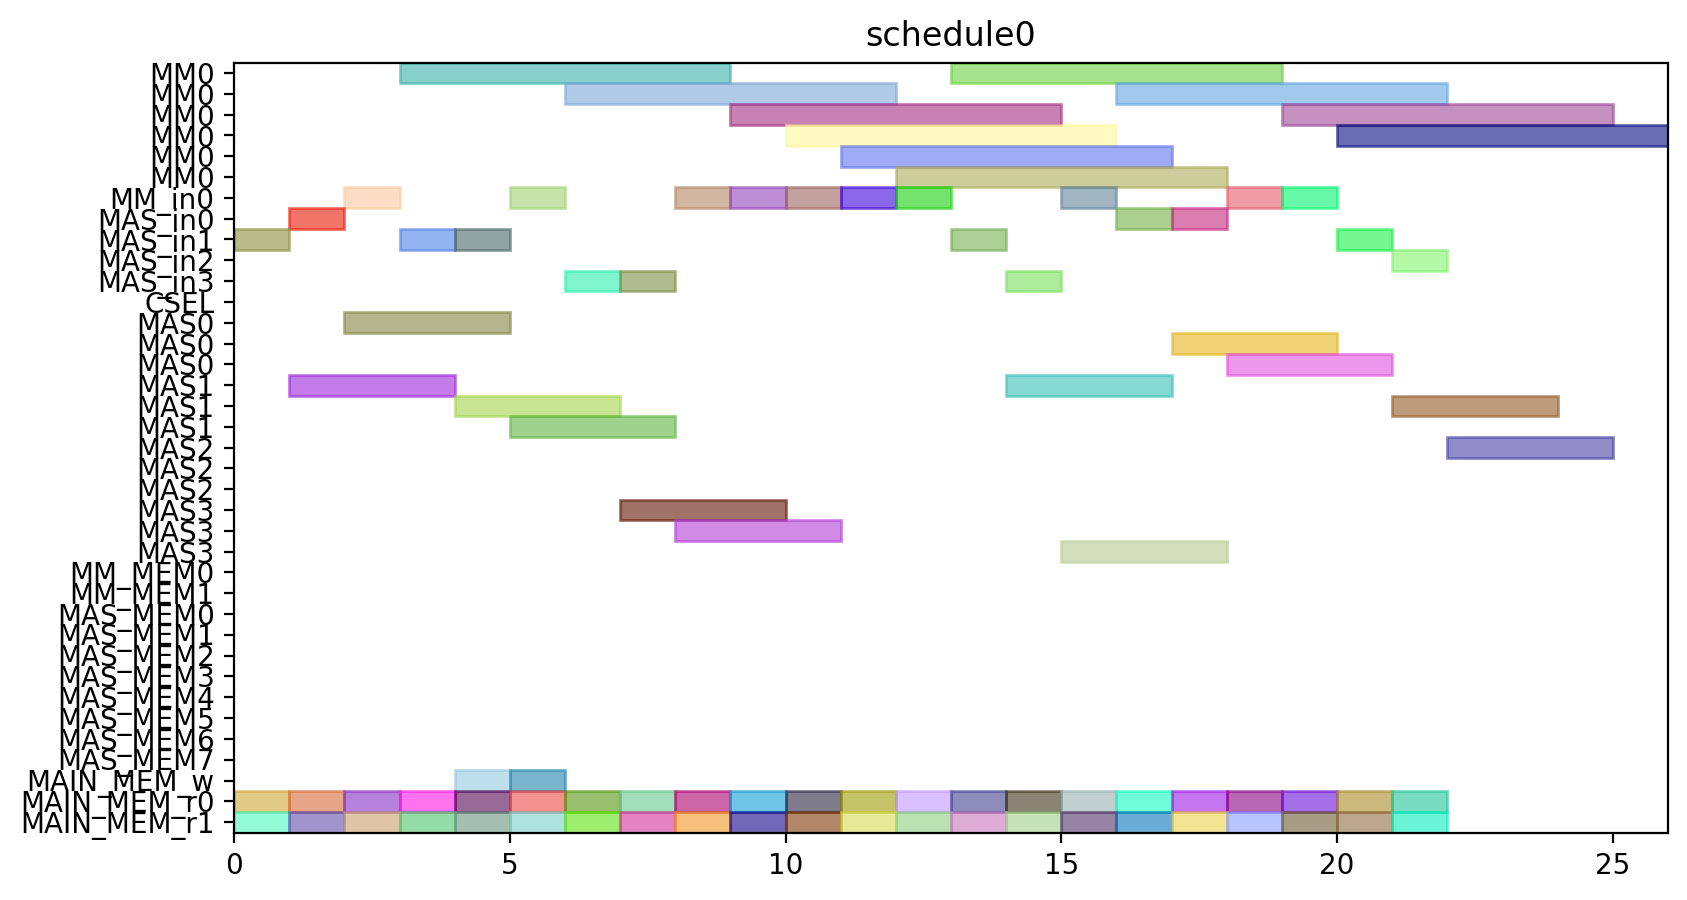

Python code for this plot:
from pyschedule import Scenario, solvers, plotters, alt


def solve():
	horizon = 120
	S = Scenario("schedule0", horizon=horizon)

	# resource
	MM = S.Resources('MM', num=1, size=6)
	MM_in = S.Resources('MM_in', num=1)
	MAS_in = S.Resources('MAS_in', num=4)
	CSEL = S.Resource('CSEL')
	MAS = S.Resources('MAS', num=4, size=3, periods=range(1, horizon))
	MM_MEM = S.Resources('MM_MEM', num=2)
	MAS_MEM = S.Resources('MAS_MEM', num=8)
	MAIN_MEM_w = S.Resource('MAIN_MEM_w', size=1)
	MAIN_MEM_r = S.Resources('MAIN_MEM_r', num=2)

	# result of previous scheduling

	# new tasks
	c10_t0 = S.Task('c10_t0', length=6, delay_cost=1)
	c10_t0 += alt(MM)
	c10_t0_in = S.Task('c10_t0_in', length=1, delay_cost=1)
	c10_t0_in += alt(MM_in)
	S += c10_t0_in*MM_in[0]<=c10_t0*MM[0]
	c10_t0_mem0 = S.Task('c10_t0_mem0', length=1, delay_cost=1)
	c10_t0_mem0 += MAIN_MEM_r[0]
	S += c10_t0_mem0 <= c10_t0

	c10_t0_mem1 = S.Task('c10_t0_mem1', length=1, delay_cost=1)
	c10_t0_mem1 += MAIN_MEM_r[1]
	S += c10_t0_mem1 <= c10_t0

	c10_t1 = S.Task('c10_t1', length=6, delay_cost=1)
	c10_t1 += alt(MM)
	c10_t1_in = S.Task('c10_t1_in', length=1, delay_cost=1)
	c10_t1_in += alt(MM_in)
	S += c10_t1_in*MM_in[0]<=c10_t1*MM[0]
	c10_t1_mem0 = S.Task('c10_t1_mem0', length=1, delay_cost=1)
	c10_t1_mem0 += MAIN_MEM_r[0]
	S += c10_t1_mem0 <= c10_t1

	c10_t1_mem1 = S.Task('c10_t1_mem1', length=1, delay_cost=1)
	c10_t1_mem1 += MAIN_MEM_r[1]
	S += c10_t1_mem1 <= c10_t1

	c10_t2 = S.Task('c10_t2', length=3, delay_cost=1)
	c10_t2 += alt(MAS)
	c10_t2_in = S.Task('c10_t2_in', length=1, delay_cost=1)
	c10_t2_in += alt(MAS_in)
	S += c10_t2_in*MAS_in[0]<=c10_t2*MAS[0]

	S += c10_t2_in*MAS_in[1]<=c10_t2*MAS[1]

	S += c10_t2_in*MAS_in[2]<=c10_t2*MAS[2]

	S += c10_t2_in*MAS_in[3]<=c10_t2*MAS[3]

	c10_t2_mem0 = S.Task('c10_t2_mem0', length=1, delay_cost=1)
	c10_t2_mem0 += MAIN_MEM_r[0]
	S += c10_t2_mem0 <= c10_t2

	c10_t2_mem1 = S.Task('c10_t2_mem1', length=1, delay_cost=1)
	c10_t2_mem1 += MAIN_MEM_r[1]
	S += c10_t2_mem1 <= c10_t2

	c10_t3 = S.Task('c10_t3', length=3, delay_cost=1)
	c10_t3 += alt(MAS)
	c10_t3_in = S.Task('c10_t3_in', length=1, delay_cost=1)
	c10_t3_in += alt(MAS_in)
	S += c10_t3_in*MAS_in[0]<=c10_t3*MAS[0]

	S += c10_t3_in*MAS_in[1]<=c10_t3*MAS[1]

	S += c10_t3_in*MAS_in[2]<=c10_t3*MAS[2]

	S += c10_t3_in*MAS_in[3]<=c10_t3*MAS[3]

	c10_t3_mem0 = S.Task('c10_t3_mem0', length=1, delay_cost=1)
	c10_t3_mem0 += MAIN_MEM_r[0]
	S += c10_t3_mem0 <= c10_t3

	c10_t3_mem1 = S.Task('c10_t3_mem1', length=1, delay_cost=1)
	c10_t3_mem1 += MAIN_MEM_r[1]
	S += c10_t3_mem1 <= c10_t3

	c20_t0 = S.Task('c20_t0', length=6, delay_cost=1)
	c20_t0 += alt(MM)
	c20_t0_in = S.Task('c20_t0_in', length=1, delay_cost=1)
	c20_t0_in += alt(MM_in)
	S += c20_t0_in*MM_in[0]<=c20_t0*MM[0]
	c20_t0_mem0 = S.Task('c20_t0_mem0', length=1, delay_cost=1)
	c20_t0_mem0 += MAIN_MEM_r[0]
	S += c20_t0_mem0 <= c20_t0

	c20_t0_mem1 = S.Task('c20_t0_mem1', length=1, delay_cost=1)
	c20_t0_mem1 += MAIN_MEM_r[1]
	S += c20_t0_mem1 <= c20_t0

	c20_t1 = S.Task('c20_t1', length=6, delay_cost=1)
	c20_t1 += alt(MM)
	c20_t1_in = S.Task('c20_t1_in', length=1, delay_cost=1)
	c20_t1_in += alt(MM_in)
	S += c20_t1_in*MM_in[0]<=c20_t1*MM[0]
	c20_t1_mem0 = S.Task('c20_t1_mem0', length=1, delay_cost=1)
	c20_t1_mem0 += MAIN_MEM_r[0]
	S += c20_t1_mem0 <= c20_t1

	c20_t1_mem1 = S.Task('c20_t1_mem1', length=1, delay_cost=1)
	c20_t1_mem1 += MAIN_MEM_r[1]
	S += c20_t1_mem1 <= c20_t1

	c20_t2 = S.Task('c20_t2', length=3, delay_cost=1)
	c20_t2 += alt(MAS)
	c20_t2_in = S.Task('c20_t2_in', length=1, delay_cost=1)
	c20_t2_in += alt(MAS_in)
	S += c20_t2_in*MAS_in[0]<=c20_t2*MAS[0]

	S += c20_t2_in*MAS_in[1]<=c20_t2*MAS[1]

	S += c20_t2_in*MAS_in[2]<=c20_t2*MAS[2]

	S += c20_t2_in*MAS_in[3]<=c20_t2*MAS[3]

	c20_t2_mem0 = S.Task('c20_t2_mem0', length=1, delay_cost=1)
	c20_t2_mem0 += MAIN_MEM_r[0]
	S += c20_t2_mem0 <= c20_t2

	c20_t2_mem1 = S.Task('c20_t2_mem1', length=1, delay_cost=1)
	c20_t2_mem1 += MAIN_MEM_r[1]
	S += c20_t2_mem1 <= c20_t2

	c20_t3 = S.Task('c20_t3', length=3, delay_cost=1)
	c20_t3 += alt(MAS)
	c20_t3_in = S.Task('c20_t3_in', length=1, delay_cost=1)
	c20_t3_in += alt(MAS_in)
	S += c20_t3_in*MAS_in[0]<=c20_t3*MAS[0]

	S += c20_t3_in*MAS_in[1]<=c20_t3*MAS[1]

	S += c20_t3_in*MAS_in[2]<=c20_t3*MAS[2]

	S += c20_t3_in*MAS_in[3]<=c20_t3*MAS[3]

	c20_t3_mem0 = S.Task('c20_t3_mem0', length=1, delay_cost=1)
	c20_t3_mem0 += MAIN_MEM_r[0]
	S += c20_t3_mem0 <= c20_t3

	c20_t3_mem1 = S.Task('c20_t3_mem1', length=1, delay_cost=1)
	c20_t3_mem1 += MAIN_MEM_r[1]
	S += c20_t3_mem1 <= c20_t3

	c01_t0 = S.Task('c01_t0', length=6, delay_cost=1)
	c01_t0 += alt(MM)
	c01_t0_in = S.Task('c01_t0_in', length=1, delay_cost=1)
	c01_t0_in += alt(MM_in)
	S += c01_t0_in*MM_in[0]<=c01_t0*MM[0]
	c01_t0_mem0 = S.Task('c01_t0_mem0', length=1, delay_cost=1)
	c01_t0_mem0 += MAIN_MEM_r[0]
	S += c01_t0_mem0 <= c01_t0

	c01_t0_mem1 = S.Task('c01_t0_mem1', length=1, delay_cost=1)
	c01_t0_mem1 += MAIN_MEM_r[1]
	S += c01_t0_mem1 <= c01_t0

	c01_t1 = S.Task('c01_t1', length=6, delay_cost=1)
	c01_t1 += alt(MM)
	c01_t1_in = S.Task('c01_t1_in', length=1, delay_cost=1)
	c01_t1_in += alt(MM_in)
	S += c01_t1_in*MM_in[0]<=c01_t1*MM[0]
	c01_t1_mem0 = S.Task('c01_t1_mem0', length=1, delay_cost=1)
	c01_t1_mem0 += MAIN_MEM_r[0]
	S += c01_t1_mem0 <= c01_t1

	c01_t1_mem1 = S.Task('c01_t1_mem1', length=1, delay_cost=1)
	c01_t1_mem1 += MAIN_MEM_r[1]
	S += c01_t1_mem1 <= c01_t1

	c01_t2 = S.Task('c01_t2', length=3, delay_cost=1)
	c01_t2 += alt(MAS)
	c01_t2_in = S.Task('c01_t2_in', length=1, delay_cost=1)
	c01_t2_in += alt(MAS_in)
	S += c01_t2_in*MAS_in[0]<=c01_t2*MAS[0]

	S += c01_t2_in*MAS_in[1]<=c01_t2*MAS[1]

	S += c01_t2_in*MAS_in[2]<=c01_t2*MAS[2]

	S += c01_t2_in*MAS_in[3]<=c01_t2*MAS[3]

	c01_t2_mem0 = S.Task('c01_t2_mem0', length=1, delay_cost=1)
	c01_t2_mem0 += MAIN_MEM_r[0]
	S += c01_t2_mem0 <= c01_t2

	c01_t2_mem1 = S.Task('c01_t2_mem1', length=1, delay_cost=1)
	c01_t2_mem1 += MAIN_MEM_r[1]
	S += c01_t2_mem1 <= c01_t2

	c01_t3 = S.Task('c01_t3', length=3, delay_cost=1)
	c01_t3 += alt(MAS)
	c01_t3_in = S.Task('c01_t3_in', length=1, delay_cost=1)
	c01_t3_in += alt(MAS_in)
	S += c01_t3_in*MAS_in[0]<=c01_t3*MAS[0]

	S += c01_t3_in*MAS_in[1]<=c01_t3*MAS[1]

	S += c01_t3_in*MAS_in[2]<=c01_t3*MAS[2]

	S += c01_t3_in*MAS_in[3]<=c01_t3*MAS[3]

	c01_t3_mem0 = S.Task('c01_t3_mem0', length=1, delay_cost=1)
	c01_t3_mem0 += MAIN_MEM_r[0]
	S += c01_t3_mem0 <= c01_t3

	c01_t3_mem1 = S.Task('c01_t3_mem1', length=1, delay_cost=1)
	c01_t3_mem1 += MAIN_MEM_r[1]
	S += c01_t3_mem1 <= c01_t3

	c11_t0 = S.Task('c11_t0', length=6, delay_cost=1)
	c11_t0 += alt(MM)
	c11_t0_in = S.Task('c11_t0_in', length=1, delay_cost=1)
	c11_t0_in += alt(MM_in)
	S += c11_t0_in*MM_in[0]<=c11_t0*MM[0]
	c11_t0_mem0 = S.Task('c11_t0_mem0', length=1, delay_cost=1)
	c11_t0_mem0 += MAIN_MEM_r[0]
	S += c11_t0_mem0 <= c11_t0

	c11_t0_mem1 = S.Task('c11_t0_mem1', length=1, delay_cost=1)
	c11_t0_mem1 += MAIN_MEM_r[1]
	S += c11_t0_mem1 <= c11_t0

	c11_t1 = S.Task('c11_t1', length=6, delay_cost=1)
	c11_t1 += alt(MM)
	c11_t1_in = S.Task('c11_t1_in', length=1, delay_cost=1)
	c11_t1_in += alt(MM_in)
	S += c11_t1_in*MM_in[0]<=c11_t1*MM[0]
	c11_t1_mem0 = S.Task('c11_t1_mem0', length=1, delay_cost=1)
	c11_t1_mem0 += MAIN_MEM_r[0]
	S += c11_t1_mem0 <= c11_t1

	c11_t1_mem1 = S.Task('c11_t1_mem1', length=1, delay_cost=1)
	c11_t1_mem1 += MAIN_MEM_r[1]
	S += c11_t1_mem1 <= c11_t1

	c11_t2 = S.Task('c11_t2', length=3, delay_cost=1)
	c11_t2 += alt(MAS)
	c11_t2_in = S.Task('c11_t2_in', length=1, delay_cost=1)
	c11_t2_in += alt(MAS_in)
	S += c11_t2_in*MAS_in[0]<=c11_t2*MAS[0]

	S += c11_t2_in*MAS_in[1]<=c11_t2*MAS[1]

	S += c11_t2_in*MAS_in[2]<=c11_t2*MAS[2]

	S += c11_t2_in*MAS_in[3]<=c11_t2*MAS[3]

	c11_t2_mem0 = S.Task('c11_t2_mem0', length=1, delay_cost=1)
	c11_t2_mem0 += MAIN_MEM_r[0]
	S += c11_t2_mem0 <= c11_t2

	c11_t2_mem1 = S.Task('c11_t2_mem1', length=1, delay_cost=1)
	c11_t2_mem1 += MAIN_MEM_r[1]
	S += c11_t2_mem1 <= c11_t2

	c11_t3 = S.Task('c11_t3', length=3, delay_cost=1)
	c11_t3 += alt(MAS)
	c11_t3_in = S.Task('c11_t3_in', length=1, delay_cost=1)
	c11_t3_in += alt(MAS_in)
	S += c11_t3_in*MAS_in[0]<=c11_t3*MAS[0]

	S += c11_t3_in*MAS_in[1]<=c11_t3*MAS[1]

	S += c11_t3_in*MAS_in[2]<=c11_t3*MAS[2]

	S += c11_t3_in*MAS_in[3]<=c11_t3*MAS[3]

	c11_t3_mem0 = S.Task('c11_t3_mem0', length=1, delay_cost=1)
	c11_t3_mem0 += MAIN_MEM_r[0]
	S += c11_t3_mem0 <= c11_t3

	c11_t3_mem1 = S.Task('c11_t3_mem1', length=1, delay_cost=1)
	c11_t3_mem1 += MAIN_MEM_r[1]
	S += c11_t3_mem1 <= c11_t3

	c21_t0 = S.Task('c21_t0', length=6, delay_cost=1)
	c21_t0 += alt(MM)
	c21_t0_in = S.Task('c21_t0_in', length=1, delay_cost=1)
	c21_t0_in += alt(MM_in)
	S += c21_t0_in*MM_in[0]<=c21_t0*MM[0]
	c21_t0_mem0 = S.Task('c21_t0_mem0', length=1, delay_cost=1)
	c21_t0_mem0 += MAIN_MEM_r[0]
	S += c21_t0_mem0 <= c21_t0

	c21_t0_mem1 = S.Task('c21_t0_mem1', length=1, delay_cost=1)
	c21_t0_mem1 += MAIN_MEM_r[1]
	S += c21_t0_mem1 <= c21_t0

	c21_t1 = S.Task('c21_t1', length=6, delay_cost=1)
	c21_t1 += alt(MM)
	c21_t1_in = S.Task('c21_t1_in', length=1, delay_cost=1)
	c21_t1_in += alt(MM_in)
	S += c21_t1_in*MM_in[0]<=c21_t1*MM[0]
	c21_t1_mem0 = S.Task('c21_t1_mem0', length=1, delay_cost=1)
	c21_t1_mem0 += MAIN_MEM_r[0]
	S += c21_t1_mem0 <= c21_t1

	c21_t1_mem1 = S.Task('c21_t1_mem1', length=1, delay_cost=1)
	c21_t1_mem1 += MAIN_MEM_r[1]
	S += c21_t1_mem1 <= c21_t1

	c21_t2 = S.Task('c21_t2', length=3, delay_cost=1)
	c21_t2 += alt(MAS)
	c21_t2_in = S.Task('c21_t2_in', length=1, delay_cost=1)
	c21_t2_in += alt(MAS_in)
	S += c21_t2_in*MAS_in[0]<=c21_t2*MAS[0]

	S += c21_t2_in*MAS_in[1]<=c21_t2*MAS[1]

	S += c21_t2_in*MAS_in[2]<=c21_t2*MAS[2]

	S += c21_t2_in*MAS_in[3]<=c21_t2*MAS[3]

	c21_t2_mem0 = S.Task('c21_t2_mem0', length=1, delay_cost=1)
	c21_t2_mem0 += MAIN_MEM_r[0]
	S += c21_t2_mem0 <= c21_t2

	c21_t2_mem1 = S.Task('c21_t2_mem1', length=1, delay_cost=1)
	c21_t2_mem1 += MAIN_MEM_r[1]
	S += c21_t2_mem1 <= c21_t2

	c21_t3 = S.Task('c21_t3', length=3, delay_cost=1)
	c21_t3 += alt(MAS)
	c21_t3_in = S.Task('c21_t3_in', length=1, delay_cost=1)
	c21_t3_in += alt(MAS_in)
	S += c21_t3_in*MAS_in[0]<=c21_t3*MAS[0]

	S += c21_t3_in*MAS_in[1]<=c21_t3*MAS[1]

	S += c21_t3_in*MAS_in[2]<=c21_t3*MAS[2]

	S += c21_t3_in*MAS_in[3]<=c21_t3*MAS[3]

	c21_t3_mem0 = S.Task('c21_t3_mem0', length=1, delay_cost=1)
	c21_t3_mem0 += MAIN_MEM_r[0]
	S += c21_t3_mem0 <= c21_t3

	c21_t3_mem1 = S.Task('c21_t3_mem1', length=1, delay_cost=1)
	c21_t3_mem1 += MAIN_MEM_r[1]
	S += c21_t3_mem1 <= c21_t3

	c000 = S.Task('c000', length=3, delay_cost=1)
	c000 += alt(MAS)
	c000_in = S.Task('c000_in', length=1, delay_cost=1)
	c000_in += alt(MAS_in)
	S += c000_in*MAS_in[0]<=c000*MAS[0]

	S += c000_in*MAS_in[1]<=c000*MAS[1]

	S += c000_in*MAS_in[2]<=c000*MAS[2]

	S += c000_in*MAS_in[3]<=c000*MAS[3]

	S += 0<c000

	c000_w = S.Task('c000_w', length=1, delay_cost=1)
	c000_w += alt(MAIN_MEM_w)
	S += c000 <= c000_w

	c000_mem0 = S.Task('c000_mem0', length=1, delay_cost=1)
	c000_mem0 += MAIN_MEM_r[0]
	S += c000_mem0 <= c000

	c000_mem1 = S.Task('c000_mem1', length=1, delay_cost=1)
	c000_mem1 += MAIN_MEM_r[1]
	S += c000_mem1 <= c000

	c001 = S.Task('c001', length=3, delay_cost=1)
	c001 += alt(MAS)
	c001_in = S.Task('c001_in', length=1, delay_cost=1)
	c001_in += alt(MAS_in)
	S += c001_in*MAS_in[0]<=c001*MAS[0]

	S += c001_in*MAS_in[1]<=c001*MAS[1]

	S += c001_in*MAS_in[2]<=c001*MAS[2]

	S += c001_in*MAS_in[3]<=c001*MAS[3]

	S += 0<c001

	c001_w = S.Task('c001_w', length=1, delay_cost=1)
	c001_w += alt(MAIN_MEM_w)
	S += c001 <= c001_w

	c001_mem0 = S.Task('c001_mem0', length=1, delay_cost=1)
	c001_mem0 += MAIN_MEM_r[0]
	S += c001_mem0 <= c001

	c001_mem1 = S.Task('c001_mem1', length=1, delay_cost=1)
	c001_mem1 += MAIN_MEM_r[1]
	S += c001_mem1 <= c001

	solvers.mip.solve(S,msg=1,kind='CPLEX',ratio_gap=1.01)

	solution = [['hoge']*len(S.solution()[1]) for i in range(len(S.solution()))]
	for i in range(len(S.solution())):
		for j in range(len(S.solution()[i])):
			solution[i][j]=str(S.solution()[i][j])
	print(solution)

	cycles = int(solution[-1][3])

	pic_file_name = "/home/mfukuda/ABE/multiRAM_multiMAS_16mux/scheduling_result/stage6MM1_stage3MAS4/FROB/schedule0.png"
	if(S.solution() != []):
		plotters.matplotlib.plot(S,img_filename=pic_file_name, show_task_labels=False, fig_size=(cycles*0.25+3, 5))

	return solution
